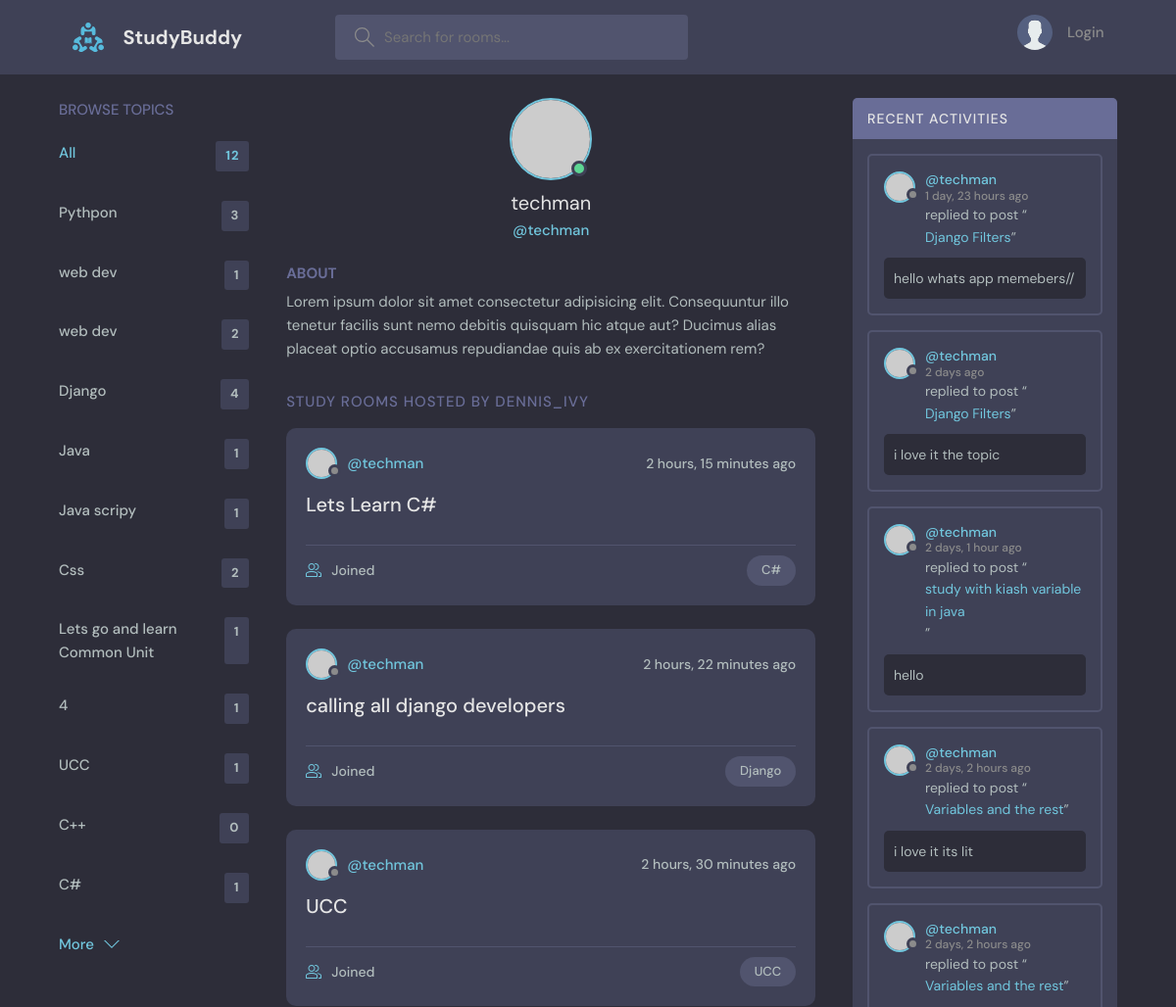
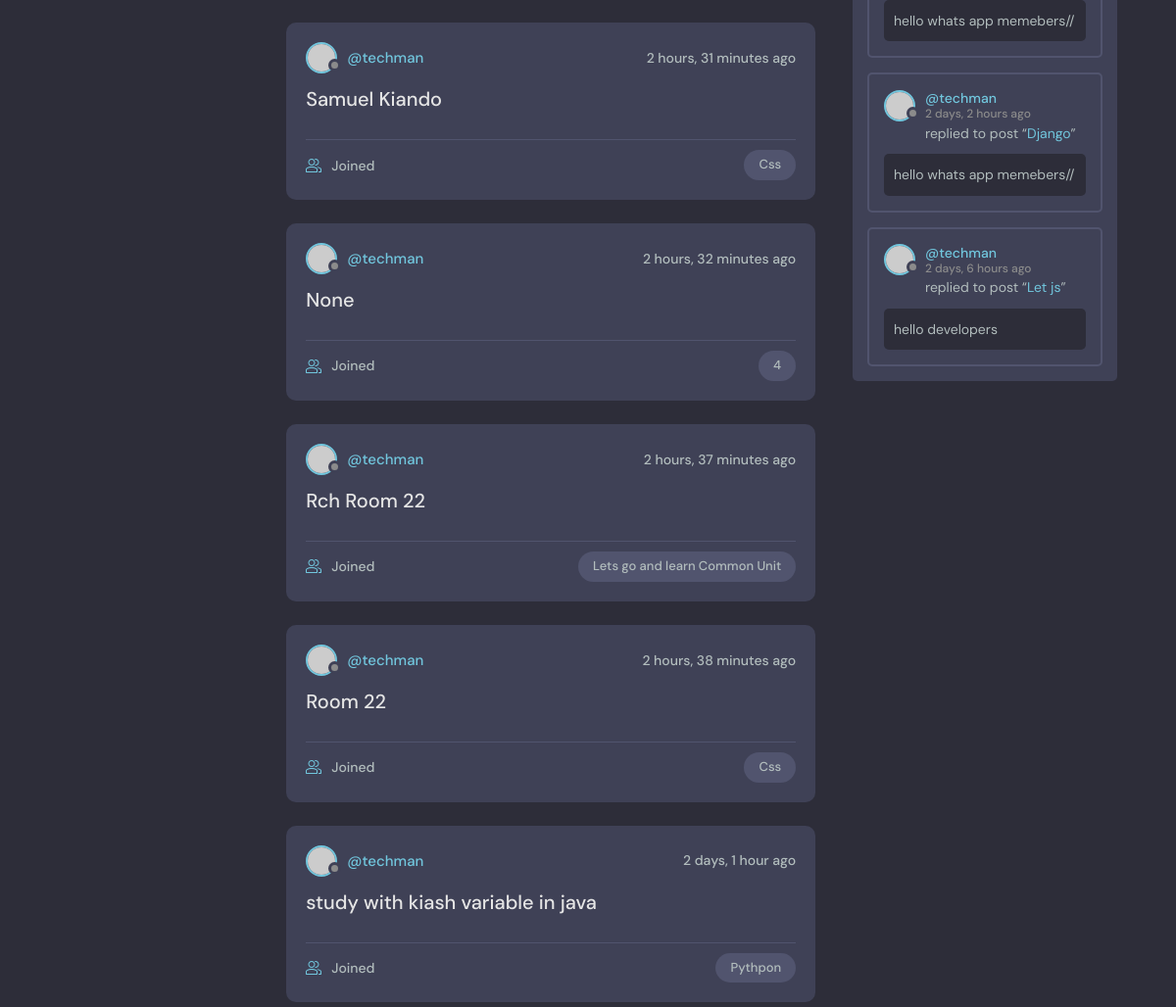
Page /profile/1/ (upper part) on the earlier database version (2 pictures, top to bottom).
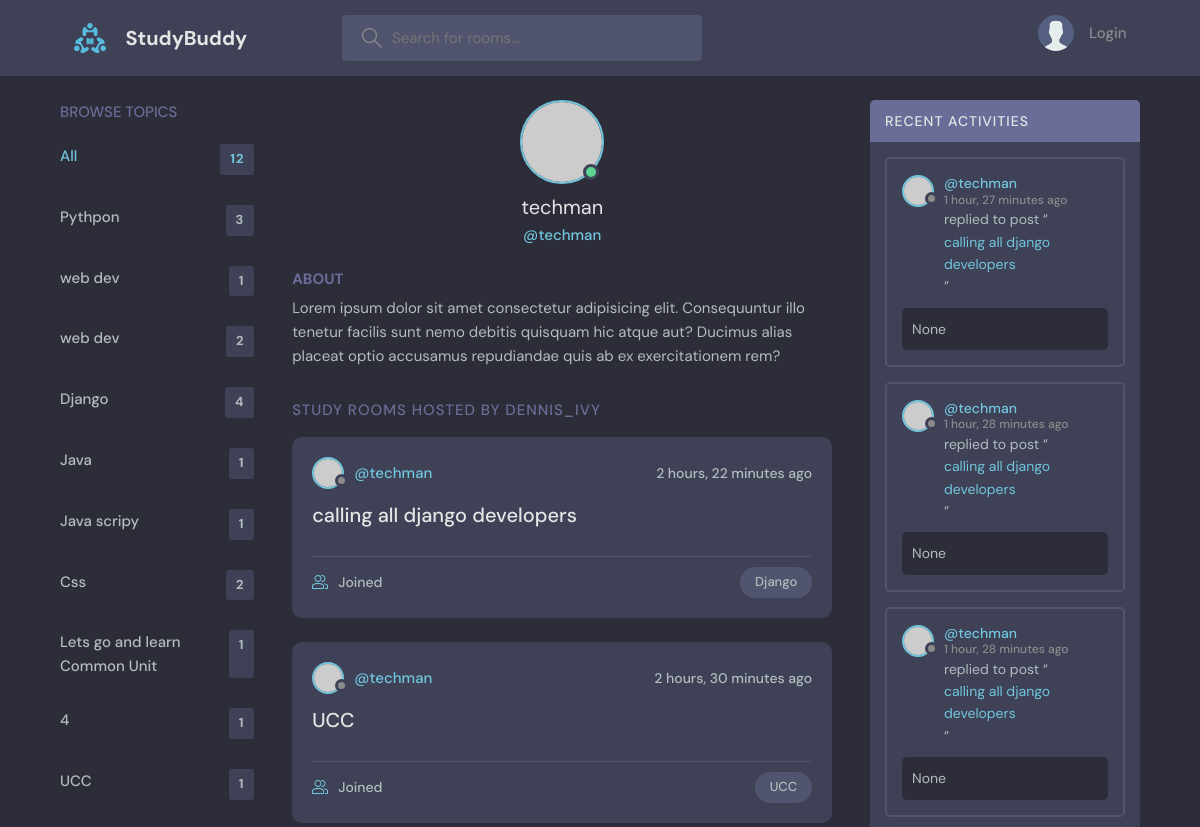
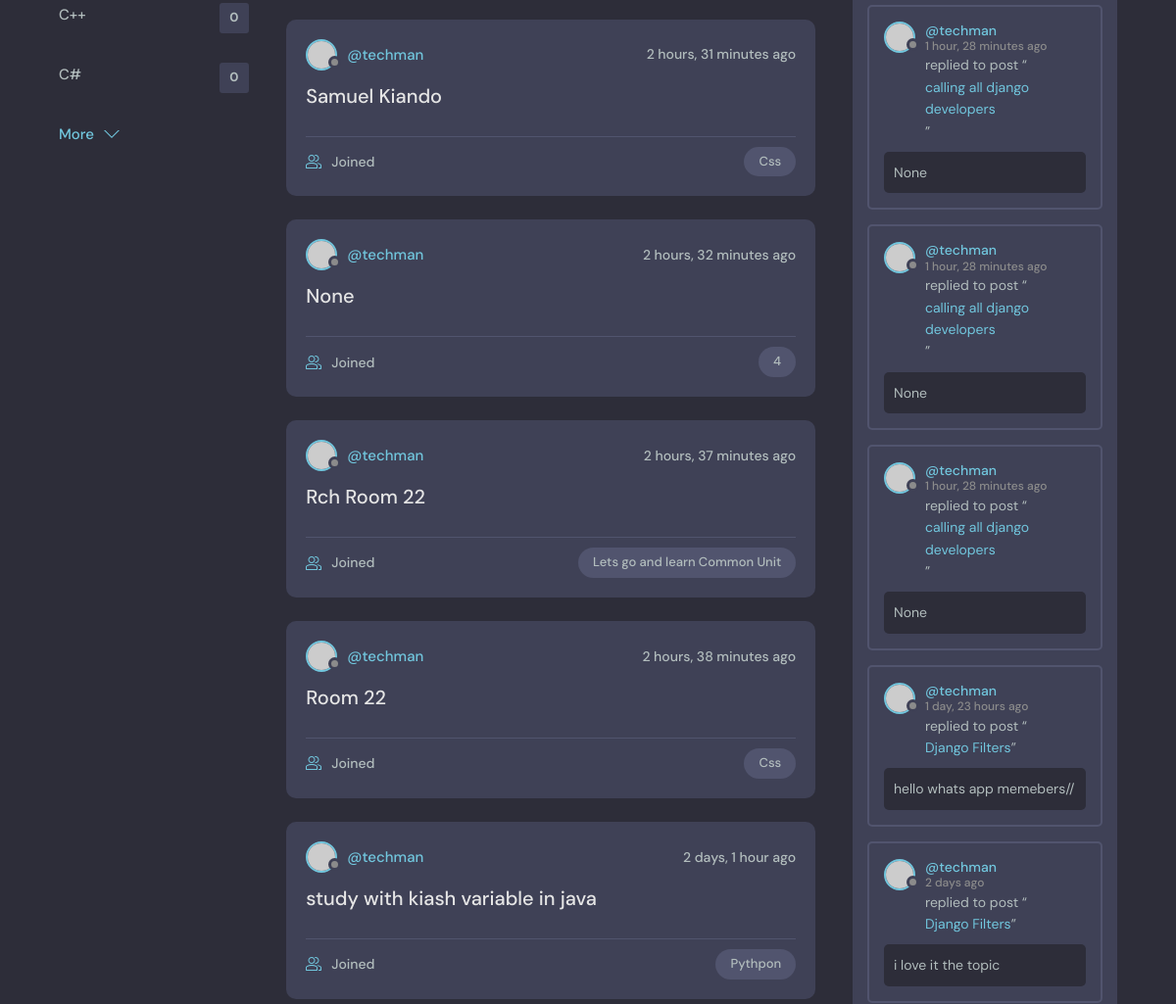
Same page on the later database version (2 pictures, top to bottom).
### core/models.py (models this page shows, shortened)
class Topic(models.Model):
    name = models.CharField(max_length=200,null=True,blank=True)

class Room(models.Model):
    host=models.ForeignKey(User,on_delete=models.CASCADE,null=True,blank=True)
    topic=models.ForeignKey(Topic,on_delete=models.SET_NULL,null=True)
    name = models.CharField(max_length=255,null=True,blank=True)
    description = models.TextField(max_length=1000,null=True,blank=True)
    participants = models.ManyToManyField(User,related_name='participants',blank=True)
    updated = models.DateTimeField(auto_now=True)
    created = models.DateTimeField(auto_now_add=True)
    class Meta:
        ordering = ['-created' , '-updated']
    def __str__(self):
        return self.name

class Message(models.Model):
    room = models.ForeignKey(Room,on_delete=models.CASCADE,null=True,blank=True)
    user = models.ForeignKey(User,on_delete=models.CASCADE,null=True,blank=True)
    content = models.TextField(max_length=1000,null=True,blank=True)
    updated = models.DateTimeField(auto_now=True)
    created = models.DateTimeField(auto_now_add=True)
    class Meta:
        ordering = ['-created' , '-updated']

### core/views.py (the view)
# urls.py: path('profile/<int:pk>/',Profile,name='profile'),
def Profile(request , pk):
    user=User.objects.get(id=pk)
    rooms=user.room_set.all()
    room_message=user.message_set.all()
    topics=Topic.objects.all()
    context={
        'user':user,
        'rooms':rooms,
        'room_message':room_message,
        'topics':topics,
    }
    return render(request,'core/profile.html', context)

### core/templates/core/profile.html (shortened to what this page needs)
{% extends 'base.html' %}
{% load static %}
{%   block content %}
  <main class="profile-page layout layout--3">
    <div class="container">
      {% include 'core/topic.html' %}
      <div class="roomList">
        <div class="profile">
          <div class="profile__avatar">
            <div class="avatar avatar--large active">
              <img src="https://randomuser.me/api/portraits/men/11.jpg" />
            </div>
          </div>
          <div class="profile__info">
            <h3>{{user.username}}</h3>
            <p>@{{user.username}}</p>
          </div>
          <div class="profile__about">
            <h3>About</h3>
            <p>
              Lorem ipsum dolor sit amet consectetur adipisicing elit. Consequuntur illo tenetur
              facilis sunt nemo debitis quisquam hic atque aut? Ducimus alias placeat optio
              accusamus repudiandae quis ab ex exercitationem rem?
            </p>
          </div>
        </div>
        <div class="roomList__header">
          <div>
            <h2>Study Rooms Hosted by dennis_ivy</a>
            </h2>
          </div>
        </div>
        {% include 'core/feed.html' %}
      </div>
      {% include 'core/activity.html' %}
    </div>
  </main>
    {% endblock %}

### core/templates/core/topic.html
<div class="topics">
    <div class="topics__header">
      <h2>Browse Topics</h2>
    </div>
    <ul class="topics__list">
      <li>
        <a href="{% url 'core:home' %}" class="active">All<span>{{topics.count}}</span></a>
      </li>
      {% for topic in topics %}
      <li>
        <a href="{% url 'core:home' %}?q={{topic.name}}">{{topic.name}} <span>{{topic.room_set.all.count}}</span></a>
      </li>
      {% endfor %}
    </ul>
    <a class="btn btn--link" href="topics.html">
      More
      <svg version="1.1" xmlns="http://www.w3.org/2000/svg" width="32" height="32" viewBox="0 0 32 32">
        <title>chevron-down</title>
        <path d="M16 21l-13-13h-3l16 16 16-16h-3l-13 13z"></path>
      </svg>
    </a>
  </div>

### core/templates/core/feed.html (shortened to what this page needs)
{% for room in rooms %}
        <div class="roomListRoom">
                <div class="roomListRoom__header">
                <a href="{% url 'core:profile' room.host.id %}" class="roomListRoom__author">
                    <div class="avatar avatar--small">
                    <img src="https://randomuser.me/api/portraits/women/11.jpg" />
                    </div>
                    <span>@{{room.host.username}}</span>
                </a>
                <div class="roomListRoom__actions">
                    <span>{{room.created|timesince}} ago</span>
                </div>
                </div>
                <div class="roomListRoom__content">
                <a href="{% url 'core:room' room.id %}">{{room.name}}</a>
                </div>
                <div class="roomListRoom__meta">
                <a href="{% url 'core:room' room.id %}" class="roomListRoom__joined">
                    {{room.participants.all.coun}} Joined
                </a>
                <p class="roomListRoom__topic">{{room.topic.name}}</p>
                </div>
        </div>
{% endfor %}

### core/templates/core/activity.html (shortened to what this page needs)
<div class="activities">
    <div class="activities__header">
      <h2>Recent Activities</h2>
    </div>
    {% for message in room_message %}
    <div class="activities__box">
      <div class="activities__boxHeader roomListRoom__header">
        <a href="{% url 'core:profile' message.user.id %}" class="roomListRoom__author">
          <div class="avatar avatar--small">
            <img src="https://randomuser.me/api/portraits/women/11.jpg" />
          </div>
          <p>
            @{{message.user}}
            <span>{{message.created|timesince}} ago</span>
          </p>
        </a>
      </div>
      <div class="activities__boxContent">
        <p>replied to post “<a href="{% url 'core:room' message.room.id %}">{{message.room}}</a>”</p>
        <div class="activities__boxRoomContent">
            <p>{{message.content}}</p>
        </div>
      </div>
    </div>
    {% endfor %}
  </div>

Differences in the rows shown:
removed Room: host.username "techman", created "2 hours, 15 minutes", name "Lets Learn C#", topic.name "C#"
no longer on this page (row unchanged): Message: user "techman", created "2 days, 1 hour", room "study with kiash variable in java", content "hello"
no longer on this page (row unchanged): Message: user "techman", created "2 days, 2 hours", room "Variables and the rest", content "i love it its lit"
no longer on this page (row unchanged): Message: user "techman", created "2 days, 2 hours", room "Variables and the rest", content "hello whats app memebers//"
no longer on this page (row unchanged): Message: user "techman", created "2 days, 2 hours", room "Django", content "hello whats app memebers//"
no longer on this page (row unchanged): Message: user "techman", created "2 days, 6 hours", room "Let js", content "hello developers"
computed for Topic (number 12 of 12 on the later page): room_set.all.count "1" → "0"
added Message: user "techman", created "1 hour, 27 minutes", room "calling all django developers", content "None"
added Message: user "techman", created "1 hour, 28 minutes", room "calling all django developers", content "None"
added Message: user "techman", created "1 hour, 28 minutes", room "calling all django developers", content "None"
added Message: user "techman", created "1 hour, 28 minutes", room "calling all django developers", content "None"
added Message: user "techman", created "1 hour, 28 minutes", room "calling all django developers", content "None"
added Message: user "techman", created "1 hour, 28 minutes", room "calling all django developers", content "None"
